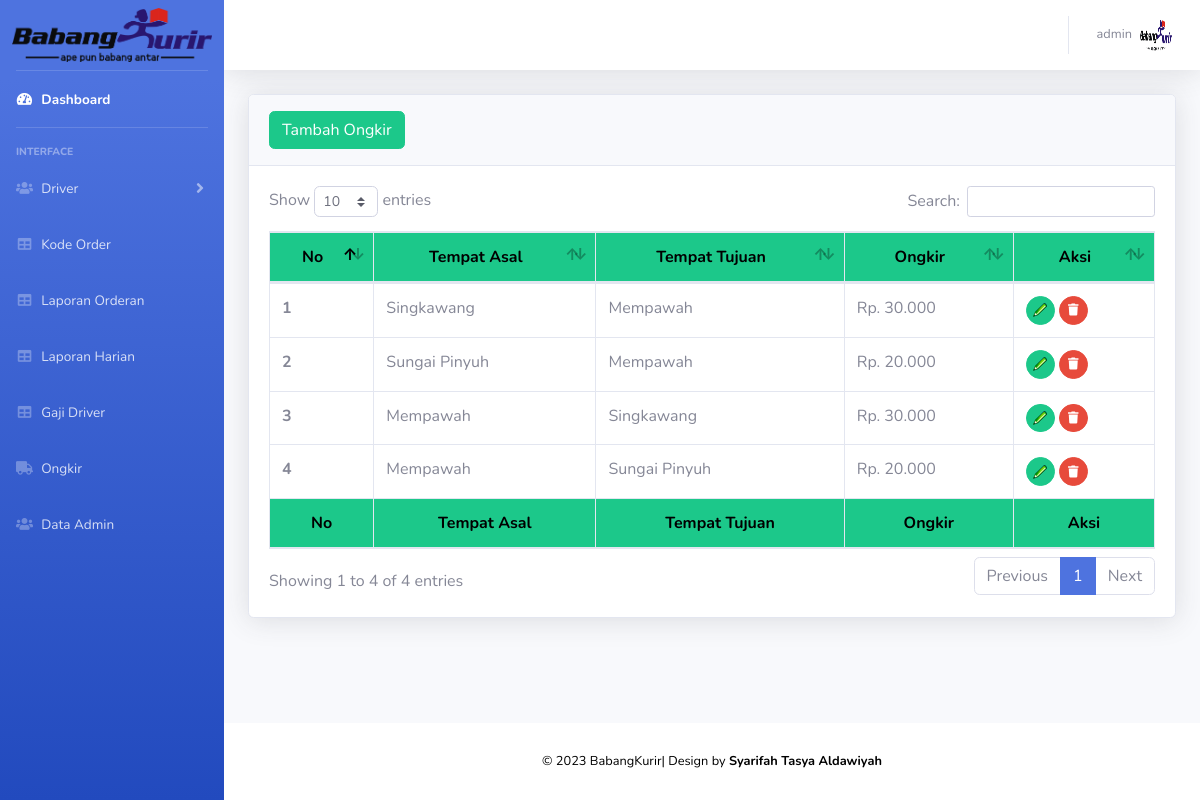
Screenshot of /beranda.php?page=page/ongkir/index (signed in) with the database file from the repository.
### tables this page shows
CREATE TABLE `ongkir` (
  `id_ongkir` int(11) NOT NULL,
  `ke` varchar(225) NOT NULL,
  `dari` varchar(225) NOT NULL,
  `ongkir` varchar(225) NOT NULL
);

### page/ongkir/index.php (the view, shortened to what this page needs)
<div class="container-fluid">
                <div class="card shadow mb-4">
                    <div class="card-header py-3">
                        <a href="?page=page/ongkir/tambah"><button class="btn btn-success">Tambah Ongkir </button></a>
                    </div>
                    <div class="card-body">
                        <div class="table-responsive">
                            <table class="table table-bordered" id="dataTable" width="100%" cellspacing="0">
                                <thead>
                                  <tr style="background-color: #1cc88a; color: black; text-align: center;">
                                        <th>No</th>
                                        <th>Tempat Asal</th>
                                        <th>Tempat Tujuan</th>
                                        <th>Ongkir</th>
                                        <th>Aksi</th>
                                    </tr>
                                </thead>
                                <tfoot>
                                    <tr style="background-color: #1cc88a; color: black; text-align: center;">
                                     <th>No</th>
                                        <th>Tempat Asal</th>
                                        <th>Tempat Tujuan</th>
                                        <th>Ongkir</th>
                                        <th>Aksi</th>
                                    </tr>
                                </tfoot>
                                <tbody>
                                     <?php error_reporting(0);
        $no =1;
        $ongkir=$koneksi->query("SELECT * FROM ongkir   order by id_ongkir desc");
        while($m=mysqli_fetch_array($ongkir)){
              $per= number_format($m['ongkir'],0,",",".");
      ?>
                        <tr>
                            <th><?php echo $no;?></th>
                             <td><?php echo $m['dari'];?></td>
                             <td><?= $m['ke'];?></td>
                             <td>Rp. <?= $per;?></td>
                            <td>
                                <a href="?page=page/ongkir/edit&id=<?php echo $m['id_ongkir'];?>&data=Edit Level Driver" class="btn btn-success btn-circle btn-sm">
                                     <img src="img/pencil.png">
                                </a>
                                 <a href="?page=page/ongkir/hapus&id=<?php echo $m['id_ongkir'];?>" class="btn btn-danger btn-circle btn-sm" onclick="return confirm('Yakin Ingin Menghapus Data Ini?')">
                                    <i class="fas fa-trash"></i>
                                </a></td>
                        </tr>
                        <?php
                        $no++;
                        } ?>
                                </tbody>
                            </table>
                        </div>
                    </div>
                </div>
            </div>

### rows the page displays
ongkir: dari "Singkawang", ke "Mempawah", ongkir "30.000"
ongkir: dari "Sungai Pinyuh", ke "Mempawah", ongkir "20.000"
ongkir: dari "Mempawah", ke "Singkawang", ongkir "30.000"
ongkir: dari "Mempawah", ke "Sungai Pinyuh", ongkir "20.000"

### other values shown
$_SESSION['nama'] "admin"
$fromYear "2023"
